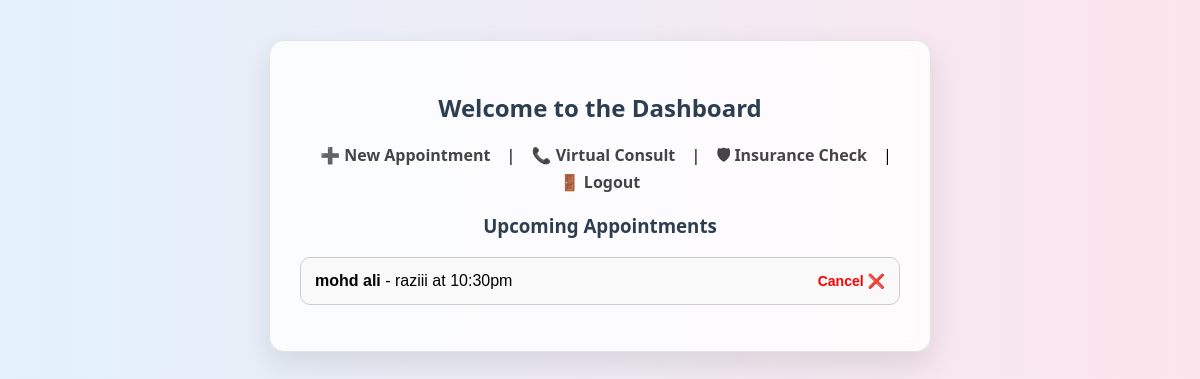
Page /dashboard (signed in) on the earlier database version.
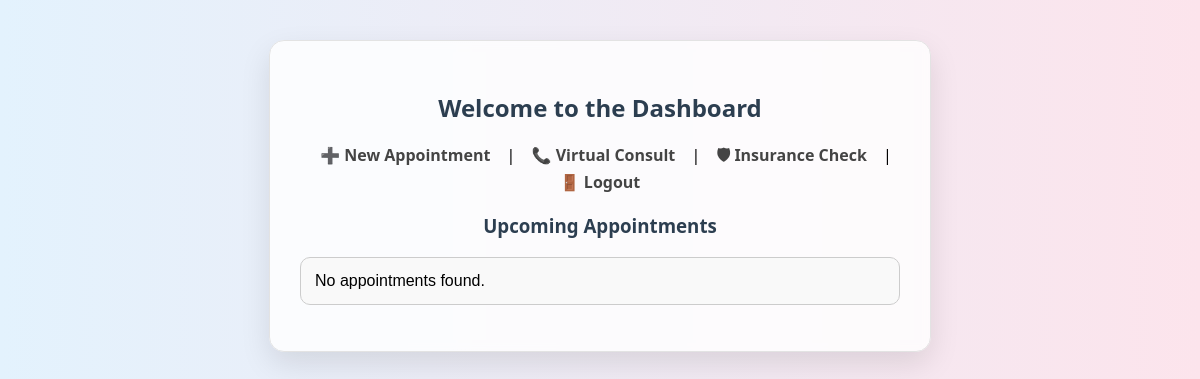
Same page on the later database version.
### models.py (models this page shows)
class Appointment(db.Model):
    id = db.Column(db.Integer, primary_key=True)
    name = db.Column(db.String(100), nullable=False)
    doctor = db.Column(db.String(100), nullable=False)
    time = db.Column(db.String(50), nullable=False)

### app.py (the view)
@app.route('/dashboard')
def dashboard():
    if 'user_id' not in session:
        return redirect('/')
    doctor_filter = request.args.get('doctor')
    if doctor_filter:
        appointments = Appointment.query.filter_by(doctor=doctor_filter).all()
    else:
        appointments = Appointment.query.all()
    doctors = [appt.doctor for appt in Appointment.query.with_entities(Appointment.doctor).distinct()]
    return render_template('dashboard.html', appointments=appointments, doctors=doctors)

### templates/dashboard.html (shortened to what this page needs)
<!DOCTYPE html>
<html>
<head>
    <link rel="stylesheet" href="/static/style.css">
</head>
<body>
    <div class="container">
        <h2>Welcome to the Dashboard</h2>
        <div class="navbar">
            <a href="/schedule">➕ New Appointment</a> |
            <a href="/consult">📞 Virtual Consult</a> |
            <a href="/insurance">🛡 Insurance Check</a> |
            <a href="/logout">🚪 Logout</a>
        </div>
        <h3>Upcoming Appointments</h3>
        <ul>
            {% for appt in appointments %}
                <li>
                    <span><strong>{{ appt.name }}</strong> - {{ appt.doctor }} at {{ appt.time }}</span>
                    <a href="/cancel/{{ appt.id }}" class="cancel-btn">Cancel ❌</a>
                </li>
            {% else %}
                <li>No appointments found.</li>
            {% endfor %}
        </ul>
    </div>
</body>
</html>

### static/style.css (style rules this page uses)
body { font-family: 'Poppins', 'Segoe UI', Tahoma, Geneva, Verdana, sans-serif; background: linear-gradient(to right, #e3f2fd, #fce4ec); margin: 0; padding: 0; animation: fadeIn 0.6s ease-in; }
h2, h3 { text-align: center; color: #2c3e50; font-weight: 600; }
.container { max-width: 600px; margin: 40px auto; background-color: #ffffffcc; padding: 30px; border-radius: 15px; box-shadow: 0 12px 30px rgba(0,0,0,0.1); animation: slideUp 0.6s ease-in; backdrop-filter: blur(5px); border: 1px solid #e3e3e3; transition: transform 0.4s ease; }
a { color: #1976d2; text-decoration: none; font-weight: 500; transition: color 0.3s ease; }
.navbar { text-align: center; margin-bottom: 20px; }
.navbar a { margin: 0 12px; color: #444; font-weight: bold; font-size: 16px; }
ul { list-style-type: none; padding-left: 0; text-align: left; }
li { padding: 14px; background: #f9f9f9; margin-bottom: 12px; border: 1px solid #ccc; border-radius: 10px; display: flex; justify-content: space-between; align-items: center; font-family: 'Poppins', sans-serif; animation: fadeIn 0.8s ease-in; }

Differences in the rows shown:
removed Appointment: name "mohd ali", doctor "raziii", time "10:30pm"
Other differences:
text now shown: "No appointments found."
